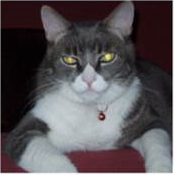
#> input picture cat.PNG, 174 x 175 px
$ python lab.py
#> lines starting #> are read from the running program, lines starting #| are printed output that depends on the picture
import cv2
import numpy as np

# image = cv2.imread("./images/coins.png")
image = cv2.imread("cat.PNG")
#> image is the input picture: shape (175, 174, 3); mean B, G, R 83.8, 80.4, 85.9

gray = cv2.cvtColor(image, cv2.COLOR_BGR2GRAY)
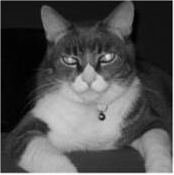
#> gray: shape (175, 174); min 0, max 255, mean 82.4

blurred = cv2.GaussianBlur(gray, (5, 5), 0)
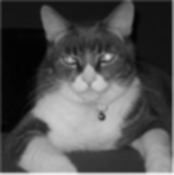
#> blurred: shape (175, 174); min 1, max 244, mean 81.8

canny = cv2.Canny(blurred, 30, 150)
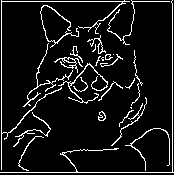
#> canny: shape (175, 174); 8.7% white in thin lines or dots
# canny.save( "cat_canny.PNG" )
print(canny)
#> (printed output is left out)

result = np.hstack([gray, blurred, canny])
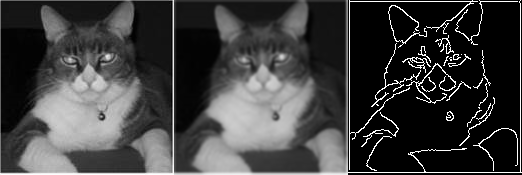
#> result: shape (175, 522); min 0, max 255, mean 62.1

cv2.imshow("Result:", result)
cv2.waitKey(0)
